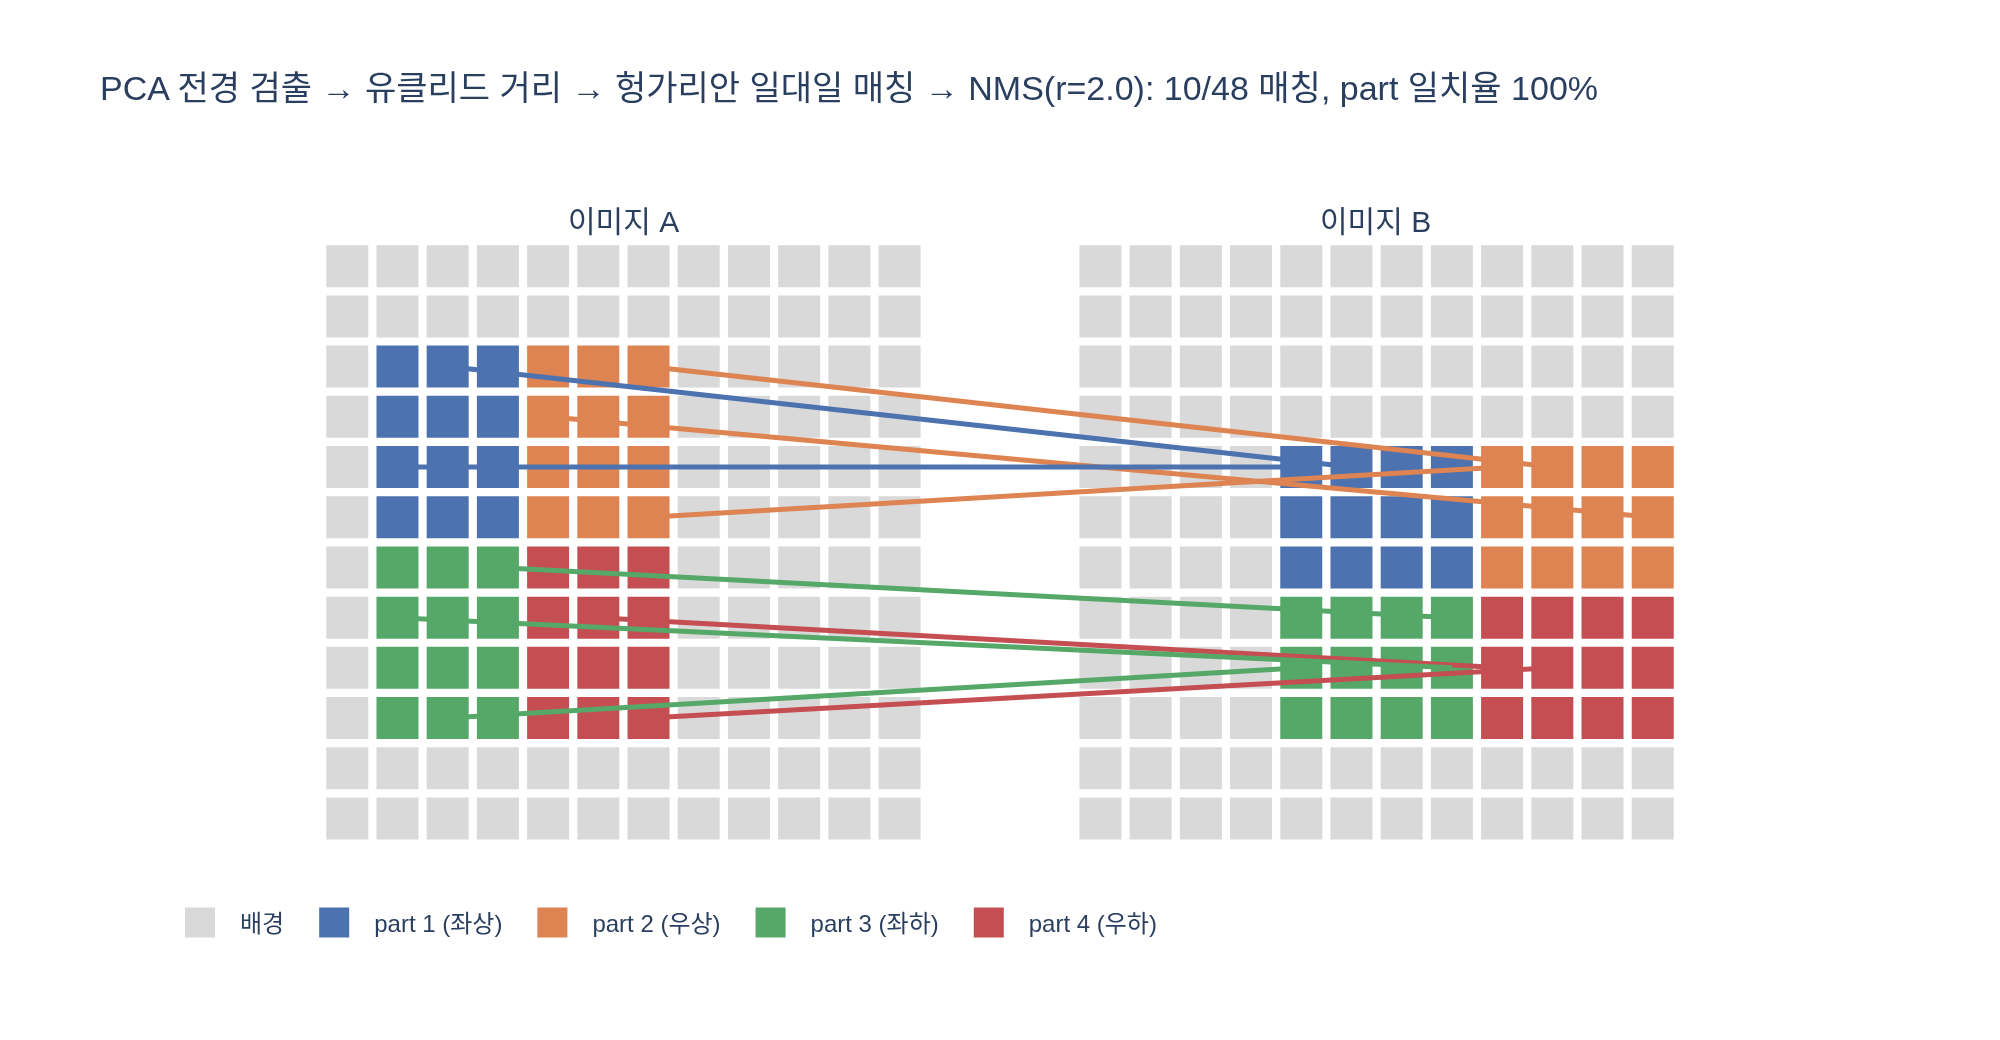

Write Python code to recreate this figure.
# %% [markdown]
# # DINOv2 patch matching 파이프라인 toy 재현
#
# 논문(§7.5 "Patch matching")의 4단계를 합성 데이터로 그대로 밟아 본다.
#
# 1. **전경 검출** — 패치 특징 PCA의 첫 성분(PC1) 부호로 전경/배경 분리
# 2. **유클리드 거리 행렬** — 이미지 A, B의 전경 패치 특징 사이 $d_{ij}=\lVert f_i^A - f_j^B\rVert_2$
# 3. **assignment problem** — 헝가리안 알고리즘(`linear_sum_assignment`)으로 일대일 매칭.
#    최근접 이웃(NN) 매칭과 비교해 "다대일 충돌"이 사라지는 것을 확인
# 4. **non-maximum suppression** — 거리가 작은(강한) 매칭부터 남기고, 반경 $r$ 안의 이웃 매칭은 억제
#
# 합성 데이터: 12×12 패치 격자 두 장. 객체는 서로 다른 위치·모양으로 놓이고,
# 객체 패치의 $D$차원 특징은 **4개 part 프로토타입 + 노이즈**, 배경은 **별도 프로토타입 + 노이즈**.
#
# 필요 패키지: numpy, scipy, plotly, kaleido
# (실행 환경: /home/sungwoo/miniforge3/envs/trellis/bin/python — 기본 python3에는 numpy가 없음)

# %%
import os
import numpy as np
from scipy.spatial.distance import cdist
from scipy.optimize import linear_sum_assignment
import plotly.graph_objects as go


def _show(fig):
    try:
        from IPython import get_ipython
        if get_ipython() is not None:  # VSCode 셀/Jupyter에서만 렌더링
            fig.show()
    except ImportError:
        pass


rng = np.random.default_rng(0)
G = 12          # 격자 한 변 패치 수
D = 16          # 특징 차원
N_PARTS = 4     # 객체 part 수 (예: 머리/몸통/앞다리/뒷다리)
SIGMA = 0.35    # 패치 특징 노이즈 표준편차

# %% [markdown]
# ## 0. 합성 이미지 A, B 생성
#
# 각 패치에 **part id**를 부여한다 (0 = 배경, 1..4 = 객체 part).
# 객체의 바운딩박스를 4분면으로 나눠 part 1~4로 라벨링하므로,
# A와 B에서 객체가 다른 위치/크기에 있어도 "같은 part"는 같은 의미를 가진다
# (논문에서 비행기 날개 ↔ 새 날개가 매칭되는 상황의 축소판).

# %%
def make_part_map(r0, r1, c0, c1):
    """(r0..r1, c0..c1) 범위를 객체로 두고 4분면 part id를 채운 G×G 맵을 반환."""
    m = np.zeros((G, G), dtype=int)
    rm, cm = (r0 + r1) // 2, (c0 + c1) // 2
    for r in range(r0, r1):
        for c in range(c0, c1):
            m[r, c] = 1 + (2 if r >= rm else 0) + (1 if c >= cm else 0)
    return m


part_A = make_part_map(2, 10, 1, 7)    # 객체가 왼쪽에 세로로 긴 모양
part_B = make_part_map(4, 10, 4, 12)   # 객체가 오른쪽 아래, 가로로 넓은 모양

# 프로토타입: 배경 1개 + part 4개. 서로 충분히 떨어진 랜덤 벡터.
protos = rng.normal(size=(N_PARTS + 1, D))
protos /= np.linalg.norm(protos, axis=1, keepdims=True)
protos *= 3.0
protos[0] *= 1.5  # 배경 프로토타입은 조금 더 멀리 (PC1이 전경/배경 축이 되게)


def make_features(part_map):
    ids = part_map.ravel()
    return protos[ids] + SIGMA * rng.normal(size=(G * G, D))


feat_A = make_features(part_A)   # (144, D)
feat_B = make_features(part_B)
coords = np.array([(r, c) for r in range(G) for c in range(G)])  # 패치 인덱스 → (row, col)

print("A 객체 패치 수:", (part_A > 0).sum(), "/ B 객체 패치 수:", (part_B > 0).sum())
print("A part 분포:", np.bincount(part_A.ravel(), minlength=5))
print("B part 분포:", np.bincount(part_B.ravel(), minlength=5))
# 출력: A 객체 패치 수: 48 / B 객체 패치 수: 48
# 출력: A part 분포: [96 12 12 12 12]
# 출력: B part 분포: [96 12 12 12 12]

# %% [markdown]
# ## 1. PCA PC1 부호로 전경 검출
#
# 논문: "We keep only patches with a positive value after we threshold the first component."
#
# 두 이미지의 패치를 한데 모아 중심화하고 SVD로 첫 주성분 $u_1$을 구한 뒤
# 각 패치의 사영 $s_i = (f_i-\bar f)\cdot u_1$ 부호로 전경/배경을 나눈다.
# 배경 vs. 객체가 가장 큰 분산 방향이므로 PC1이 그 축을 잡는다.
# (PC 부호는 임의이므로, 다수인 배경이 음수가 되도록 부호를 맞춘다.)

# %%
feats = np.vstack([feat_A, feat_B])
mean = feats.mean(axis=0)
_, S, Vt = np.linalg.svd(feats - mean, full_matrices=False)
pc1 = Vt[0]
score = (feats - mean) @ pc1
if np.median(score) > 0:          # 배경(다수)이 음수가 되도록 부호 정렬
    score = -score
fg_mask = score > 0
fg_A, fg_B = fg_mask[:G * G], fg_mask[G * G:]

explained = S**2 / (S**2).sum()
print(f"PC1 설명 분산 비율: {explained[0]:.3f}, PC2: {explained[1]:.3f}")
print("전경 검출 정확도 A: %.3f  B: %.3f" % (
    (fg_A == (part_A.ravel() > 0)).mean(), (fg_B == (part_B.ravel() > 0)).mean()))
print("검출된 전경 패치 수 A:", fg_A.sum(), " B:", fg_B.sum())
# 출력: PC1 설명 분산 비율: 0.547, PC2: 0.129
# 출력: 전경 검출 정확도 A: 1.000  B: 1.000
# 출력: 검출된 전경 패치 수 A: 48  B: 48

# %% [markdown]
# ## 2. 전경 패치 간 유클리드 거리 행렬
#
# 배경을 제거했으므로 거리 행렬은 $n_A \times n_B$ (여기선 48×48).
# 배경을 빼지 않으면 96개의 배경 패치끼리 "거리 0에 가까운" 가짜 매칭이 대량 생겨
# 전경의 의미 있는 매칭을 가려 버린다.

# %%
idx_A = np.flatnonzero(fg_A)
idx_B = np.flatnonzero(fg_B)
FA, FB = feat_A[idx_A], feat_B[idx_B]
Dmat = cdist(FA, FB, metric="euclidean")   # (nA, nB)
pa = part_A.ravel()[idx_A]                 # 각 전경 패치의 정답 part id
pb = part_B.ravel()[idx_B]
same = pa[:, None] == pb[None, :]
print("거리 행렬 shape:", Dmat.shape)
print(f"같은 part 쌍 평균 거리: {Dmat[same].mean():.2f} / 다른 part 쌍 평균 거리: {Dmat[~same].mean():.2f}")
# 출력: 거리 행렬 shape: (48, 48)
# 출력: 같은 part 쌍 평균 거리: 1.92 / 다른 part 쌍 평균 거리: 4.77

# %% [markdown]
# ## 3. Assignment problem vs. 최근접 이웃(NN)
#
# **NN**: 각 A 패치가 독립적으로 가장 가까운 B 패치를 고른다 → 여러 A 패치가 같은 B 패치로 몰리는
# **다대일 충돌**이 생긴다.
#
# **Assignment (헝가리안 / 선형 할당)**: 순열 $\pi$ 를 골라 총 비용을 최소화한다.
# $$\min_{\pi}\ \sum_i d_{i,\pi(i)} \quad \text{s.t. } \pi \text{는 일대일}$$
# 한 B 패치는 최대 한 번만 쓰이므로, 전체를 보며 "누가 어디로 가야 총합이 작아지는가"를 결정한다.
# `scipy.optimize.linear_sum_assignment` 가 $O(n^3)$ 헝가리안 계열 알고리즘으로 정확히 푼다.

# %%
# --- 최근접 이웃 (독립적 argmin) ---
nn_j = Dmat.argmin(axis=1)
nn_unique = len(np.unique(nn_j))
nn_acc = (pa == pb[nn_j]).mean()
print(f"[NN]        매칭 수 {len(nn_j)}, 서로 다른 B 타깃 수 {nn_unique} "
      f"→ {len(nn_j) - nn_unique}개의 A 패치가 다른 A 패치와 B 타깃을 공유(충돌)")
print(f"[NN]        part 일치율 {nn_acc:.3f}, 총 거리 {Dmat[np.arange(len(nn_j)), nn_j].sum():.2f}")

# --- 헝가리안 (일대일) ---
row, col = linear_sum_assignment(Dmat)
hung_acc = (pa[row] == pb[col]).mean()
print(f"[Hungarian] 매칭 수 {len(row)}, 서로 다른 B 타깃 수 {len(np.unique(col))} (일대일)")
print(f"[Hungarian] part 일치율 {hung_acc:.3f}, 총 거리 {Dmat[row, col].sum():.2f}")
# 출력: [NN]        매칭 수 48, 서로 다른 B 타깃 수 23 → 25개의 A 패치가 다른 A 패치와 B 타깃을 공유(충돌)
# 출력: [NN]        part 일치율 1.000, 총 거리 68.64
# 출력: [Hungarian] 매칭 수 48, 서로 다른 B 타깃 수 48 (일대일)
# 출력: [Hungarian] part 일치율 1.000, 총 거리 75.00

# %% [markdown]
# NN의 총 거리가 더 작은 것은 당연하다 — 제약이 없으니 각자 최솟값을 고른다.
# 대신 B의 48개 패치 중 25개는 아무에게도 선택되지 않고, 어떤 B 패치는 여럿에게 중복 선택된다.
# 헝가리안은 약간의 총 거리를 희생해 **모든 패치를 빠짐없이, 겹침 없이** 대응시킨다.
# 이것이 그림에서 "한 점에서 여러 선이 뻗어나오는" 지저분한 매칭을 원천 차단하는 이유다.

# %% [markdown]
# ## 4. Non-maximum suppression (NMS)
#
# 48개의 일대일 매칭을 전부 그리면 선이 너무 많다. 논문은 "salient한 것만 남기기 위해" NMS를 적용한다.
#
# 여기서의 NMS는 검출기의 박스 NMS와 같은 논리다:
# 1. 매칭을 **거리 오름차순**(= 매칭 강도 내림차순)으로 정렬
# 2. 앞에서부터 하나씩 보며, **이미 남긴 매칭 중 A 격자에서 반경 $r$ 이내**에 있는 것이 있으면 억제
# 3. 없으면 채택
#
# 결과: 공간적으로 겹치는 매칭 묶음마다 가장 강한 하나만 살아남아, 객체 위에 대략 $r$ 간격으로 퍼진
# 대표 매칭들만 남는다.

# %%
def nms_matches(rows, cols, dist, coords_A, radius):
    order = np.argsort(dist[rows, cols])          # 거리 작은(강한) 매칭부터
    kept = []
    for k in order:
        p = coords_A[rows[k]]
        if all(np.linalg.norm(p - coords_A[rows[m]]) > radius for m in kept):
            kept.append(k)
    return np.array(kept)


R = 2.0
kept = nms_matches(row, col, Dmat, coords[idx_A], radius=R)
kept_rows, kept_cols = row[kept], col[kept]
print(f"NMS(r={R}) 후 매칭 수: {len(kept)} / {len(row)}")
print(f"남은 매칭 part 일치율: {(pa[kept_rows] == pb[kept_cols]).mean():.3f}")
print("남은 매칭 (A(row,col) -> B(row,col), part, 거리):")
for k in kept[np.argsort(Dmat[kept_rows, kept_cols])]:
    a, b = coords[idx_A[row[k]]], coords[idx_B[col[k]]]
    print(f"  A{tuple(a)} -> B{tuple(b)}  part {pa[row[k]]}  d={Dmat[row[k], col[k]]:.2f}")
# 출력: NMS(r=2.0) 후 매칭 수: 10 / 48
# 출력: 남은 매칭 part 일치율: 1.000
# 출력: 남은 매칭 (A(row,col) -> B(row,col), part, 거리):
# 출력:   A(2, 2) -> B(4, 5)  part 1  d=0.82
# 출력:   A(7, 5) -> B(8, 8)  part 4  d=0.91
# 출력:   A(3, 4) -> B(5, 11)  part 2  d=1.06
# 출력:   A(4, 1) -> B(4, 4)  part 1  d=1.14
# 출력:   A(2, 6) -> B(4, 9)  part 2  d=1.32
# 출력:   A(9, 2) -> B(8, 4)  part 3  d=1.40
# 출력:   A(6, 3) -> B(7, 7)  part 3  d=1.55
# 출력:   A(5, 6) -> B(4, 8)  part 2  d=1.64
# 출력:   A(7, 1) -> B(8, 7)  part 3  d=1.78
# 출력:   A(9, 6) -> B(8, 9)  part 4  d=2.07

# %% [markdown]
# ## 5. 시각화
#
# 왼쪽이 이미지 A, 오른쪽이 이미지 B. 사각형 색 = part id(회색 = 배경, PCA로 걸러진 패치),
# 선 = NMS 후 남은 매칭. 선이 **같은 색 영역끼리** 이어지는지(=part 일치) 확인한다.
# 논문 Figure 10에서 날개↔날개, 코↔코 선이 그려지는 것과 같은 구조다.

# %%
PART_COLORS = {0: "#d9d9d9", 1: "#4c72b0", 2: "#dd8452", 3: "#55a868", 4: "#c44e52"}
PART_NAMES = {0: "배경", 1: "part 1 (좌상)", 2: "part 2 (우상)", 3: "part 3 (좌하)", 4: "part 4 (우하)"}
OFFSET = G + 3   # B 격자를 오른쪽으로 밀어 놓는 x 오프셋


def grid_traces(part_map, fg, x_off, name_suffix):
    traces = []
    for pid in range(N_PARTS + 1):
        sel = np.flatnonzero(part_map.ravel() == pid)
        traces.append(go.Scatter(
            x=coords[sel, 1] + x_off, y=coords[sel, 0],
            mode="markers",
            marker=dict(symbol="square", size=22, color=PART_COLORS[pid],
                        line=dict(width=1, color="white")),
            name=PART_NAMES[pid], legendgroup=str(pid), showlegend=(x_off == 0),
            hovertext=[f"{name_suffix} ({r},{c}) part={pid} fg={fg[i]}"
                       for i, (r, c) in zip(sel, coords[sel])], hoverinfo="text"))
    return traces


fig = go.Figure()
fig.add_traces(grid_traces(part_A, fg_A, 0, "A"))
fig.add_traces(grid_traces(part_B, fg_B, OFFSET, "B"))
for k in kept:
    a, b = coords[idx_A[row[k]]], coords[idx_B[col[k]]]
    fig.add_trace(go.Scatter(
        x=[a[1], b[1] + OFFSET], y=[a[0], b[0]], mode="lines",
        line=dict(width=2.5, color=PART_COLORS[pa[row[k]]]),
        showlegend=False, hoverinfo="skip"))
fig.update_layout(
    title=f"PCA 전경 검출 → 유클리드 거리 → 헝가리안 일대일 매칭 → NMS(r={R}): "
          f"{len(kept)}/{len(row)} 매칭, part 일치율 {(pa[kept_rows] == pb[kept_cols]).mean():.0%}",
    xaxis=dict(visible=False, range=[-1, OFFSET + G]),
    yaxis=dict(visible=False, autorange="reversed", scaleanchor="x"),
    width=1000, height=520, template="plotly_white",
    legend=dict(orientation="h", y=-0.02),
    annotations=[
        dict(x=(G - 1) / 2, y=-0.9, text="이미지 A", showarrow=False, font=dict(size=15)),
        dict(x=OFFSET + (G - 1) / 2, y=-0.9, text="이미지 B", showarrow=False, font=dict(size=15)),
    ],
)
_show(fig)

out_png = os.path.join(os.path.dirname(os.path.abspath(__file__)) if "__file__" in globals() else ".",
                       "expy.png")
fig.write_image(out_png, scale=2)
print("saved:", out_png)
# 출력: saved: <hint dir>/expy.png
